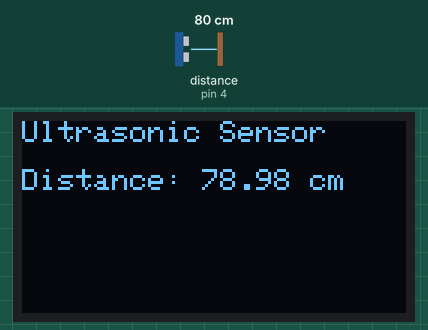
This sketch was run on a simulated Arduino Uno, built with avr-gcc and run on an emulated ATmega328P. Shown: 128×64 one-colour display. Wiring (inferred from the names in the program): ultrasonic range finder: trigger pin 3; echo pin 4. The test bench sets the inputs (shaded band); at power-on: distance to the obstacle (sensor on pin 4) 80 cm. The echo pulse lasts 58.3 µs per cm; what the sketch prints to the serial monitor is not drawn.

Above: at 3.2 s.
3.3 s: distance to the obstacle (sensor on pin 4) set to 299 cm
At 4.5 s:
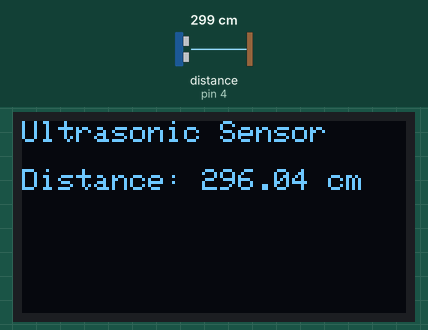
6.3 s: distance to the obstacle (sensor on pin 4) set to 2 cm
At 8.2 s:
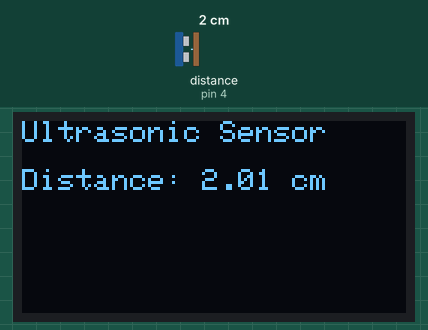
8.4 s: distance to the obstacle (sensor on pin 4) set to 60 cm
At 9.2 s:
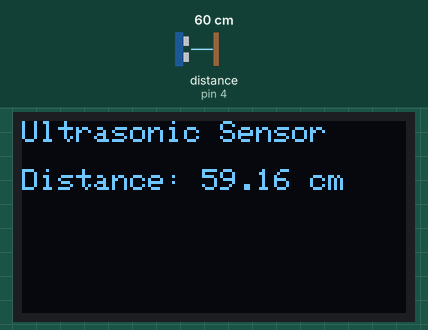
Timing chart, 0 to 11.4 s (numbered marks = the images above; inputs shaded):
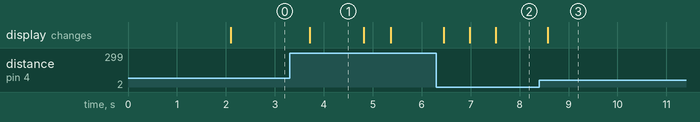

Measured:
- after the input at 3.3 s, the display: changes after 0.42 s (image 1)
- after the input at 6.3 s, the display: changes after 0.15 s (image 2)
- after the input at 8.4 s, the display: changes after 0.18 s (image 3)
- what the display in image 1 shows lasts 1.1 s, from 3.7 s to 4.8 s

The sketch:

Ultrasonic_sensor.ino
```cpp
#include <Adafruit_GFX.h>
#include <Adafruit_SSD1306.h>

// === OLED Configuration ===
#define SCREEN_WIDTH 128
#define SCREEN_HEIGHT 64
#define OLED_RESET    -1
Adafruit_SSD1306 display(SCREEN_WIDTH, SCREEN_HEIGHT, &Wire, OLED_RESET);

// === HC-SR04 Configuration ===
#define TRIG_PIN 3
#define ECHO_PIN 4

// === Setup ===
void setup() {
  Serial.begin(9600);

  // Initialize OLED
  if (!display.begin(SSD1306_SWITCHCAPVCC, 0x3C)) {
    Serial.println(F("OLED initialization failed"));
    while (true); // Halt if OLED not found
  }

  // Initialize ultrasonic sensor pins
  pinMode(TRIG_PIN, OUTPUT);
  pinMode(ECHO_PIN, INPUT);

  // Splash screen
  display.clearDisplay();
  display.setTextSize(1);
  display.setTextColor(SSD1306_WHITE);
  display.setCursor(0, 0);
  display.println("Ultrasonic Demo");
  display.println("Initializing...");
  display.display();
  delay(2000);
}

// === Main Loop ===
void loop() {
  long duration;
  float distance;

  // Trigger pulse
  digitalWrite(TRIG_PIN, LOW);
  delayMicroseconds(2);
  digitalWrite(TRIG_PIN, HIGH);
  delayMicroseconds(10);
  digitalWrite(TRIG_PIN, LOW);

  // Measure echo time
  duration = pulseIn(ECHO_PIN, HIGH, 30000); // Timeout after 30ms

  // Calculate distance in cm
  distance = duration * 0.034 / 2;

  // Display result
  display.clearDisplay();
  display.setCursor(0, 0);
  display.setTextSize(1);
  display.println("Ultrasonic Sensor");
  display.setCursor(0, 16);

  if (duration == 0) {
    display.println("No object detected");
    Serial.println("No echo received");
  } else {
    display.print("Distance: ");
    display.print(distance);
    display.println(" cm");
    Serial.print("Distance: ");
    Serial.print(distance);
    Serial.println(" cm");
  }

  display.display();
  delay(500); // Refresh rate
}
```
